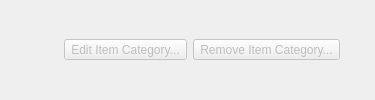
    <widget class="QWidget" name="widget_ar_item_category" native="true">
     <layout class="QHBoxLayout" name="horizontalLayout_10">
      <property name="topMargin">
       <number>4</number>
      </property>
      <property name="bottomMargin">
       <number>4</number>
      </property>
      <item>
       <widget class="QLabel" name="lbl_ar_item_category">
        <property name="textFormat">
         <enum>Qt::RichText</enum>
        </property>
       </widget>
      </item>
      <item>
       <spacer name="horizontalSpacer_7">
        <property name="orientation">
         <enum>Qt::Horizontal</enum>
        </property>
        <property name="sizeHint" stdset="0">
         <size>
          <width>40</width>
          <height>20</height>
         </size>
        </property>
       </spacer>
      </item>
      <item>
       <widget class="QToolButton" name="tbtn_edit_assembly_record_item_category">
        <property name="enabled">
         <bool>false</bool>
        </property>
        <property name="sizePolicy">
         <sizepolicy hsizetype="Minimum" vsizetype="Fixed">
          <horstretch>0</horstretch>
          <verstretch>0</verstretch>
         </sizepolicy>
        </property>
        <property name="statusTip">
         <string>Edit the selected assembly record item category</string>
        </property>
        <property name="text">
         <string>Edit Item Category...</string>
        </property>
        <property name="icon">
         <iconset resource="../rc/resources.qrc">
          <normaloff>:/images/images/edit.png</normaloff>:/images/images/edit.png</iconset>
        </property>
        <property name="iconSize">
         <size>
          <width>16</width>
          <height>16</height>
         </size>
        </property>
        <property name="toolButtonStyle">
         <enum>Qt::ToolButtonTextBesideIcon</enum>
        </property>
       </widget>
      </item>
      <item>
       <widget class="QToolButton" name="tbtn_remove_assembly_record_item_category">
        <property name="enabled">
         <bool>false</bool>
        </property>
        <property name="sizePolicy">
         <sizepolicy hsizetype="Minimum" vsizetype="Fixed">
          <horstretch>0</horstretch>
          <verstretch>0</verstretch>
         </sizepolicy>
        </property>
        <property name="statusTip">
         <string>Remove the selected assembly record item category</string>
        </property>
        <property name="text">
         <string>Remove Item Category...</string>
        </property>
        <property name="icon">
         <iconset resource="../rc/resources.qrc">
          <normaloff>:/images/images/remove16.png</normaloff>:/images/images/remove16.png</iconset>
        </property>
        <property name="iconSize">
         <size>
          <width>16</width>
          <height>16</height>
         </size>
        </property>
        <property name="toolButtonStyle">
         <enum>Qt::ToolButtonTextBesideIcon</enum>
        </property>
       </widget>
      </item>
      <item>
       <widget class="QPushButton" name="btn_clear_assembly_record_item_category">
        <property name="maximumSize">
         <size>
          <width>18</width>
          <height>18</height>
         </size>
        </property>
        <property name="statusTip">
         <string>Clear selection</string>
        </property>
        <property name="icon">
         <iconset resource="../rc/resources.qrc">
          <normaloff>:/images/images/clear.png</normaloff>:/images/images/clear.png</iconset>
        </property>
        <property name="flat">
         <bool>true</bool>
        </property>
       </widget>
      </item>
     </layout>
    </widget>
